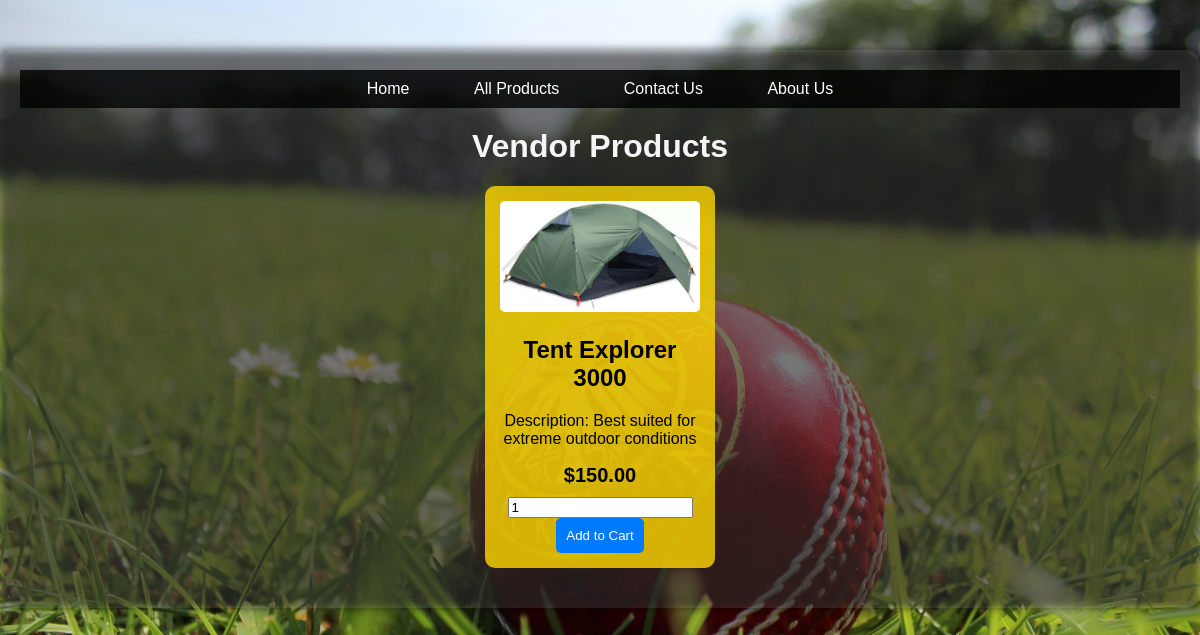
Page /User/vendor_products.php?vendor_id=3 on the committed database.
### tables this page shows
CREATE TABLE Product (
    ProductID INT PRIMARY KEY,
    ProductName VARCHAR(255),
    Description TEXT,
    Price DECIMAL(10, 2),
    CategoryID INT,
    VendorID INT,
    StockQuantity INT,
    CreatedDate TIMESTAMP DEFAULT CURRENT_TIMESTAMP,
    ImageURL VARCHAR(255),
    FOREIGN KEY (CategoryID) REFERENCES Category(CategoryID),
    FOREIGN KEY (VendorID) REFERENCES Vendor(VendorID)
);

### database.php (called while the page is built, shortened)
<?php
$conn = null;
function select_rows($sql) {
    global $conn;
    $rows = array();
    $result = $conn->query($sql);
    if ($result && $result->num_rows > 0) {
        while ($row = $result->fetch_assoc()) {
            array_push($rows, $row);
        }
    }
    return $rows;
}
?>

### User/vendor_products.php (the view, shortened to what this page needs)
<?php
include '../database.php';
if (isset($_GET['vendor_id'])) {
    $vendor_id = intval($_GET['vendor_id']);
    $sql_products = "SELECT * FROM Product WHERE VendorID = $vendor_id";
    $products = select_rows($sql_products);
} else {
    $products = [];
    echo "<p style='color: red;'>Error: No vendor selected. Please go back and select a vendor.</p>";
}
?>
<!DOCTYPE html>
<html lang="en">
<head>
</head>
<body>
<div class="content">
    <div class="menu">
        <a href="userdashboard.php">Home</a>
        <a href="all_products.php">All Products</a>
        <a href="contact.php">Contact Us</a>
        <a href="about.php">About Us</a>
    </div>
    <h1>Vendor Products</h1>
    <?php if (count($products) > 0): ?>
        <div class="product-grid">
            <?php foreach ($products as $product): ?>
                <div class="product-card">
                    <img src="../images/<?php echo htmlspecialchars($product['ImageURL']); ?>" alt="<?php echo htmlspecialchars($product['ProductName']); ?>">
                    <div>
                        <h2><?php echo htmlspecialchars($product['ProductName']); ?></h2>
                        <p>Description: <?php echo htmlspecialchars($product['Description']); ?></p>
                        <div class="price">$<?php echo htmlspecialchars($product['Price']); ?></div>
                        <form method="post" action="cart.php">
                            <input type="number" name="quantity" value="1" min="1">
                            <button type="submit" name="add_to_cart" class="add-to-cart">Add to Cart</button>
                        </form>
                    </div>
                </div>
            <?php endforeach; ?>
        </div>
    <?php else: ?>
        <p>No products found for this vendor.</p>
    <?php endif; ?>
</div>
</body>
</html>

### User/vendor_products.php (style rules this page uses)
body { font-family: Arial, sans-serif; background-image: url('../images/background.jpg'); background-size: cover; background-position: center; margin: 0; padding: 0; color: white; position: relative; }
body::before { content: ''; position: absolute; top: 0; left: 0; right: 0; bottom: 0; background-color: rgba(0, 0, 0, 0.6); z-index: 1; filter: blur(5px); }
.content { position: relative; z-index: 2; max-width: 1200px; margin: 50px auto; padding: 20px; background-color: rgba(255, 255, 255, 0.1); border-radius: 15px; }
.menu { text-align: center; background-color: rgba(0, 0, 0, 0.8); padding: 10px; }
.menu a { color: white; padding: 14px 20px; text-decoration: none; margin: 0 10px; border-radius: 4px; }
h1 { text-align: center; color: #f5f5f5; margin-top: 20px; }
.product-grid { display: flex; flex-wrap: wrap; justify-content: center; margin: 20px 0; gap: 20px; }
.product-card { background: rgba(255, 215, 0, 0.8); border-radius: 10px; padding: 15px; text-align: center; color: black; width: 200px; transition: transform 0.3s; }
.product-card img { max-width: 100%; height: auto; border-radius: 5px; }
.price { font-size: 20px; font-weight: bold; margin: 10px 0; }
.add-to-cart { background-color: #007bff; color: white; border: none; padding: 10px; border-radius: 5px; cursor: pointer; }

### rows in the picture
product: ImageURL (picture), ProductName "Tent Explorer 3000", Description "Best suited for extreme outdoor conditions", Price "150.00"
